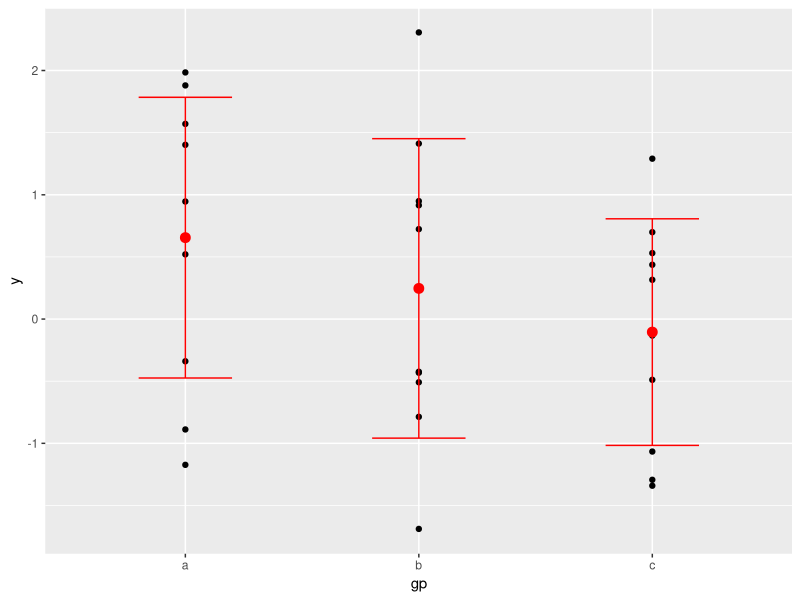

Write R code to recreate this figure.
## ---- chunk 1
library(tidyverse)
## ---- chunk 2
df <- data.frame(
    gp = factor(rep(letters[1:3], each = 10)),
    y = rnorm(30)
)
ds <- plyr::ddply(df, "gp", plyr::summarise, mean = mean(y), sd = sd(y))

## ---- chunk 3
ggplot() +
    geom_point(data = df, aes(gp, y)) +
    geom_point(data = ds, aes(gp, mean), colour = 'red', size = 3) +
    geom_errorbar(
        data = ds,
        aes(gp, mean, ymin = mean - sd, ymax = mean + sd),
        colour = 'red',
        width = 0.4
    )
